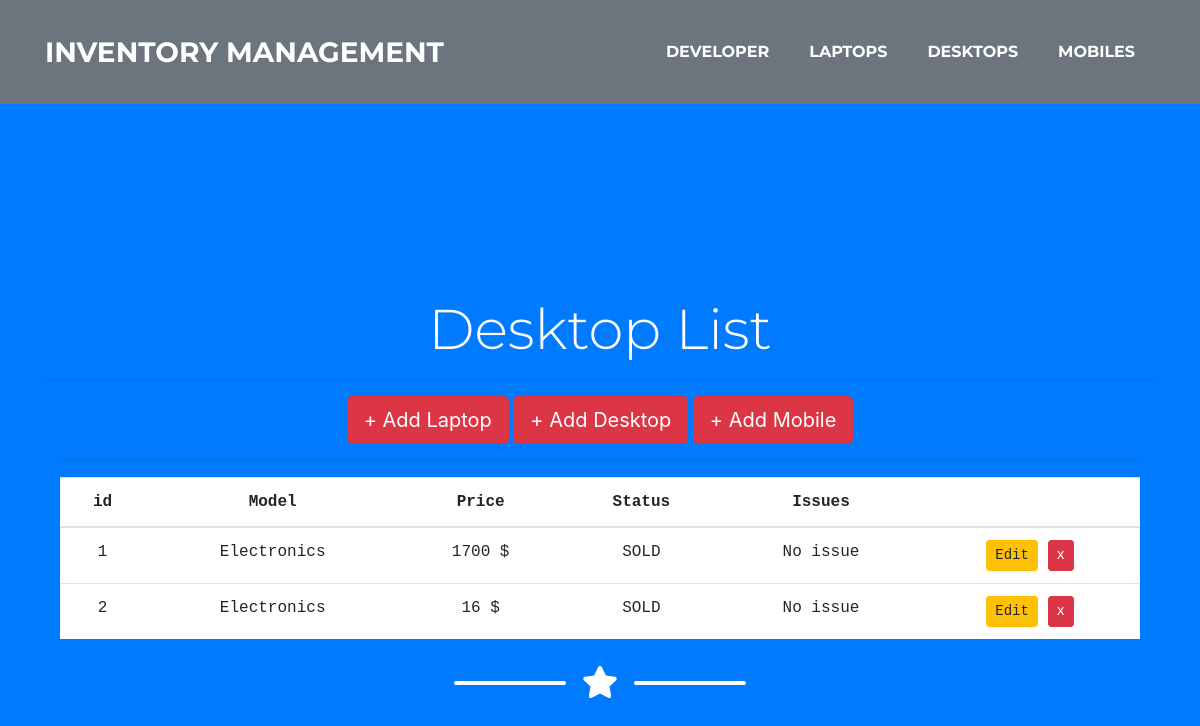
The app's page /desktop/ with its own data.
### inventory/models.py (models this page shows, shortened)
class Device(models.Model):
    type_of_device = models.CharField(max_length=200, blank=False)
    price          = models.PositiveIntegerField()
    issue          = models.CharField(max_length=200, default='No issue')
    choices        = (
                        ('AVAILABLE','Ready to Purchage'),
                        ('SOLD','Item Sold'),
                        ('Restocking','item restocking in few days')
                     )
    status         = models.CharField(max_length=200,choices=choices, default="SOLD")
    class Meta:
        abstract = True

class Desktop(Device):
    def get_absolute_url(self):
        return reverse('inv:desktops')

### inventory/views.py (the view)
# urls.py: path("desktop/",views.display_desktops,name="desktops"),
def display_desktops(request):
    items = Desktop.objects.all()
    context = {
        'items' : items,
        'header': "Desktop"
    }
    return render(request,'inventory/index.html',context)

### templates/inventory/index.html (shortened to what this page needs)
{% extends 'base.html' %}
{% block content %}
    <h2 class="display-4">{{header}} List</h2>
<hr>
<div class="container">
    <div class="button-group">
      <a href="{% url 'inv:c_laptop' %}" class="btn btn-danger btn-lg" role="button">+ Add Laptop</a>
      <a href="{% url 'inv:c_desktop' %}" class="btn btn-danger btn-lg" role="button">+ Add Desktop</a>
      <a href="{% url 'inv:c_mobile' %}" class="btn btn-danger btn-lg" role="button">+ Add Mobile</a>
    </div>
    <hr>
<table class="table table-hover text-monospace masthead bg-white  text-bold text-center">
    <thead>
        <tr>
          <th>id</th>
          <th>Model</th>
          <th>Price</th>
          <th>Status</th>
          <th>Issues</th>
          <th></th>
        </tr>
      </thead>
      <tbody>
        {% for item in items %}
        <tr>
          <td>{{ item.pk }}
          <td>{{ item.type_of_device }}</td>
          <td>{{ item.price }} $</td>
          <td>{{ item.status }}</td>
          <td>{{ item.issue }}</td>
          {% if header|lower == "laptop" %}
          <td>
              <a href="{% url 'inv:e_laptop' item.pk %}" class="btn btn-warning btn-sm" role="button" aria-pressed="true" > Edit</a>
              <a href="{% url 'inv:d_laptop' item.pk %}" class="btn btn-danger btn-sm" role="button" aria-pressed="true" > x</a>
          </td>
          {% elif header|lower == "desktop" %}
          <td>
              <a href="{% url 'inv:e_desktop' item.pk %}" class="btn btn-warning btn-sm" role="button" aria-pressed="true" > Edit</a>
              <a href="{% url 'inv:d_desktop' item.pk %}" class="btn btn-danger btn-sm" role="button" aria-pressed="true" > x</a>
          </td>
          {% else %}
          <td>
              <a href="{% url 'inv:e_mobile' item.pk %}" class="btn btn-warning btn-sm" role="button" aria-pressed="true" > Edit</a>
              <a href="{% url 'inv:d_mobile' item.pk %}" class="btn btn-danger btn-sm" role="button" aria-pressed="true" > x</a>
          </td>
          {% endif %}
        </tr>
        {% endfor %}
      </tbody>
    </table>
{% endblock %}

### records on screen
Desktop: pk "1", type_of_device "Electronics", price "1700", status "SOLD", issue "No issue"
Desktop: pk "2", type_of_device "Electronics", price "16", status "SOLD", issue "No issue"

### other values on screen
{{ header }} "Desktop"
